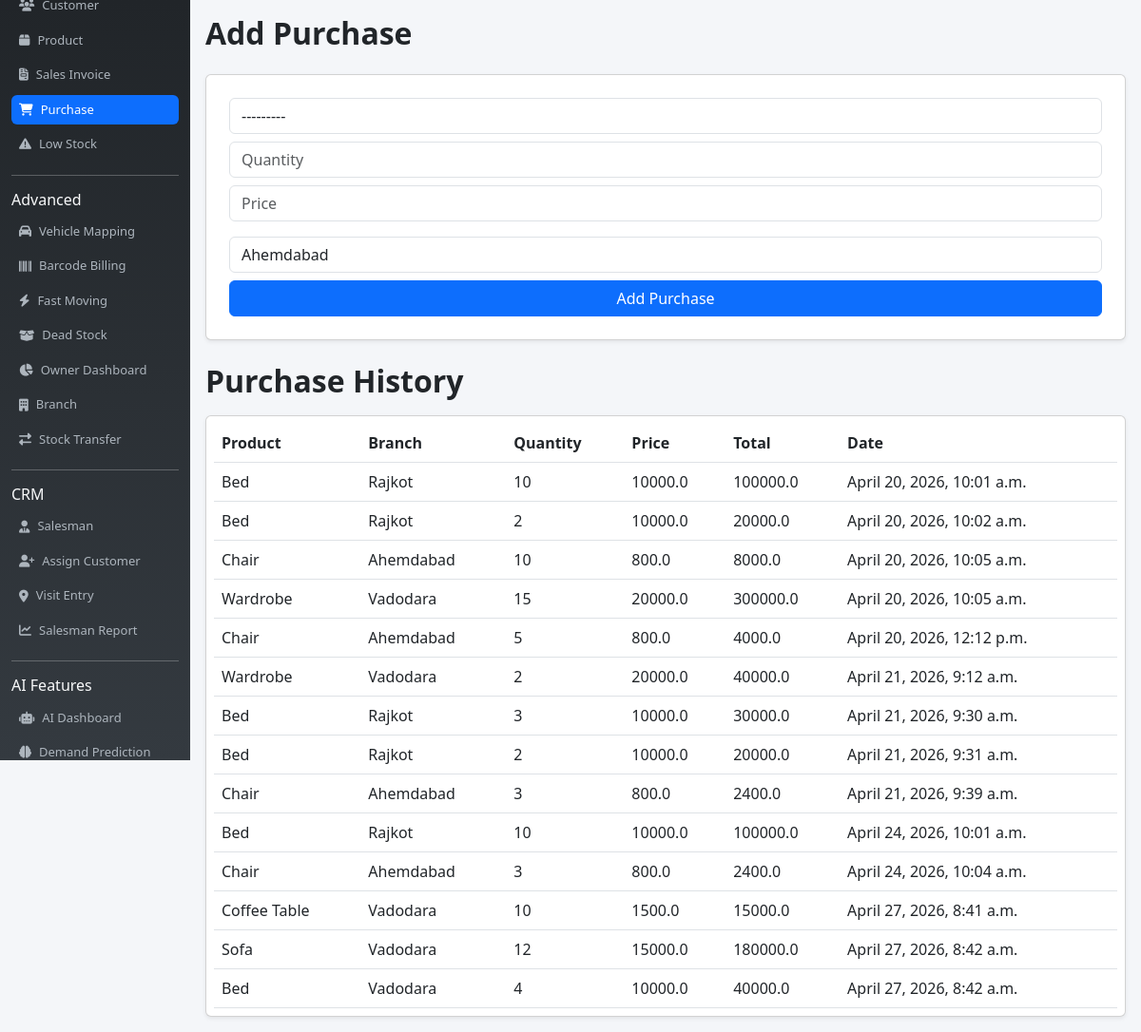
The page /purchase/ on the database as committed earlier.
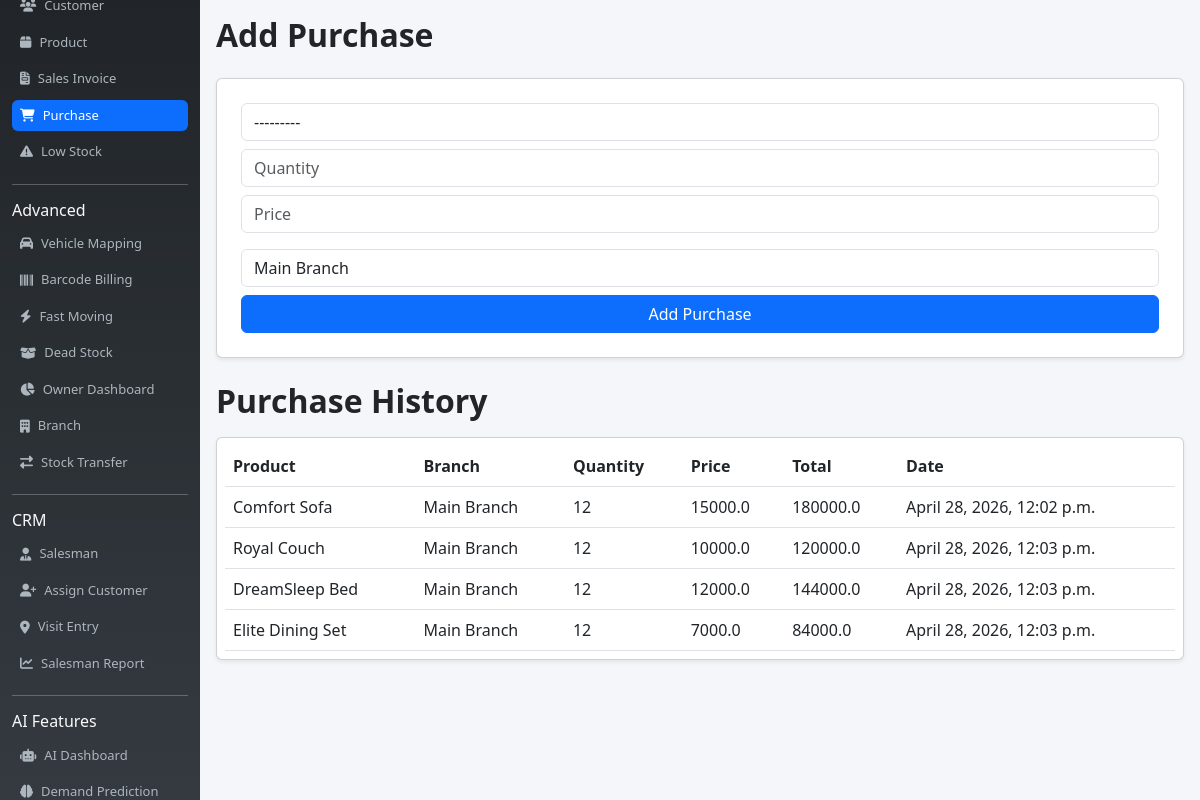
The same page on the database as committed later.
### billing_app/models.py (models this page shows, shortened)
class Purchase(models.Model):
    product = models.ForeignKey(Product, on_delete=models.CASCADE)
    branch = models.ForeignKey(Branch, on_delete=models.CASCADE, null=True, blank=True)  # 👈 ADD THIS
    supplier = models.ForeignKey(Supplier, on_delete=models.CASCADE, null=True, blank=True)
    quantity = models.IntegerField()
    price = models.FloatField()
    total = models.FloatField()
    date = models.DateTimeField(auto_now_add=True)

class Product(models.Model):
    name = models.CharField(max_length=100)
    brand = models.ForeignKey(Brand, on_delete=models.SET_NULL, null=True, blank=True)
    barcode = models.CharField(max_length=100, blank=True, null=True)
    price = models.FloatField()
    stock = models.IntegerField(default=0)
    low_stock_limit = models.IntegerField(default=5)
    hsn = models.CharField(max_length=20, blank=True, null=True)
    gst = models.FloatField(default=18)
    def __str__(self):
        return self.name

class Branch(models.Model):
    name = models.CharField(max_length=100)

### billing_app/views.py (the view, shortened to what this page needs)
# urls.py: path('purchase/', views.purchase_list, name='purchase'),
def purchase_list(request):
    data = Purchase.objects.all()
    form = PurchaseForm(request.POST or None)
    branches = Branch.objects.all()
    return render(request, 'purchase.html', {
        'data': data,
        'form': form,
        'branches': branches
    })

### billing_app/forms.py
class PurchaseForm(forms.ModelForm):
    class Meta:
        model = Purchase
        fields = ['product', 'branch', 'quantity', 'price']   # ✅ branch add
        widgets = {
            'product': forms.Select(attrs={
                'class': 'form-control mb-2',
            }),
            'branch': forms.Select(attrs={   # ✅ NEW
                'class': 'form-control mb-2',
            }),
            'quantity': forms.NumberInput(attrs={
                'class': 'form-control mb-2',
                'placeholder': 'Quantity'
            }),
            'price': forms.NumberInput(attrs={
                'class': 'form-control mb-2',
                'placeholder': 'Price'
            }),
        }

### billing_app/templates/purchase.html (shortened to what this page needs)
{% extends 'base.html' %}
{% block content %}
<h2 class="mb-4 fw-semibold">Add Purchase</h2>
<form method="post" class="card p-4 mb-4 shadow-sm">
    {{ form.product }}
    {{ form.quantity }}
    {{ form.price }}
    <select name="branch" class="form-control mt-2">
        {% for b in branches %}
        <option value="{{ b.id }}">{{ b.name }}</option>
        {% endfor %}
    </select>
    <button class="btn btn-primary mt-2">
        Add Purchase
    </button>
</form>
<h2 class="mb-3 fw-semibold">Purchase History</h2>
<div class="card shadow-sm p-2">
    <table class="table table-hover mb-0">
        <thead>
            <tr>
                <th>Product</th>
                <th>Branch</th>
                <th>Quantity</th>
                <th>Price</th>
                <th>Total</th>
                <th>Date</th>
            </tr>
        </thead>
        <tbody>
            {% for p in data %}
            <tr>
                <td>{{ p.product.name }}</td>
                <td>{{ p.branch.name }}</td>
                <td>{{ p.quantity }}</td>
                <td>{{ p.price }}</td>
                <td>{{ p.total }}</td>
                <td>{{ p.date }}</td>
            </tr>
            {% endfor %}
        </tbody>
    </table>
</div>
{% endblock %}

Rows that differ between the two databases and show on the page:
removed Purchase: product.name "Bed", branch.name "Rajkot", quantity "10", price "10000.0", total "100000.0", date "April 20, 2026, 10:01 a.m."
removed Purchase: product.name "Bed", branch.name "Rajkot", quantity "2", price "10000.0", total "20000.0", date "April 20, 2026, 10:02 a.m."
removed Purchase: product.name "Chair", branch.name "Ahemdabad", quantity "10", price "800.0", total "8000.0", date "April 20, 2026, 10:05 a.m."
removed Purchase: product.name "Wardrobe", branch.name "Vadodara", quantity "15", price "20000.0", total "300000.0", date "April 20, 2026, 10:05 a.m."
removed Purchase: product.name "Chair", branch.name "Ahemdabad", quantity "5", price "800.0", total "4000.0", date "April 20, 2026, 12:12 p.m."
removed Purchase: product.name "Wardrobe", branch.name "Vadodara", quantity "2", price "20000.0", total "40000.0", date "April 21, 2026, 9:12 a.m."
removed Purchase: product.name "Bed", branch.name "Rajkot", quantity "3", price "10000.0", total "30000.0", date "April 21, 2026, 9:30 a.m."
removed Purchase: product.name "Bed", branch.name "Rajkot", quantity "2", price "10000.0", total "20000.0", date "April 21, 2026, 9:31 a.m."
removed Purchase: product.name "Chair", branch.name "Ahemdabad", quantity "3", price "800.0", total "2400.0", date "April 21, 2026, 9:39 a.m."
removed Purchase: product.name "Bed", branch.name "Rajkot", quantity "10", price "10000.0", total "100000.0", date "April 24, 2026, 10:01 a.m."
removed Purchase: product.name "Chair", branch.name "Ahemdabad", quantity "3", price "800.0", total "2400.0", date "April 24, 2026, 10:04 a.m."
removed Purchase: product.name "Coffee Table", branch.name "Vadodara", quantity "10", price "1500.0", total "15000.0", date "April 27, 2026, 8:41 a.m."
removed Purchase: product.name "Sofa", branch.name "Vadodara", quantity "12", price "15000.0", total "180000.0", date "April 27, 2026, 8:42 a.m."
removed Purchase: product.name "Bed", branch.name "Vadodara", quantity "4", price "10000.0", total "40000.0", date "April 27, 2026, 8:42 a.m."
added Purchase: product.name "Comfort Sofa", branch.name "Main Branch", quantity "12", price "15000.0", total "180000.0", date "April 28, 2026, 12:02 p.m."
added Purchase: product.name "Royal Couch", branch.name "Main Branch", quantity "12", price "10000.0", total "120000.0", date "April 28, 2026, 12:03 p.m."
added Purchase: product.name "DreamSleep Bed", branch.name "Main Branch", quantity "12", price "12000.0", total "144000.0", date "April 28, 2026, 12:03 p.m."
added Purchase: product.name "Elite Dining Set", branch.name "Main Branch", quantity "12", price "7000.0", total "84000.0", date "April 28, 2026, 12:03 p.m."
Other text that changed with them:
form field branch: "Ahemdabad" → "Main Branch"
